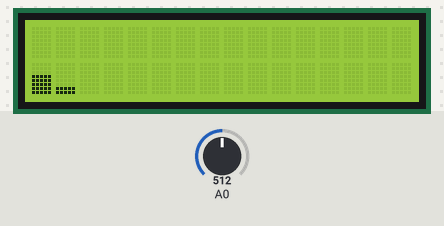
The sketch below on a simulated Arduino Uno, built with avr-gcc and run on an emulated ATmega328P. On the bench: 16×2 character LCD. The inputs (shaded band) are chosen by the test bench; at power-on: A0 = 512. What the sketch prints to the serial monitor is not drawn.

Above: at 1.3 s.
1.4 s: A0 set to 306
At 2.1 s:
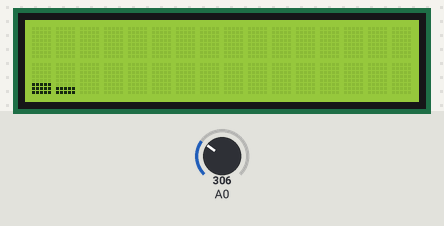
At 3.2 s:
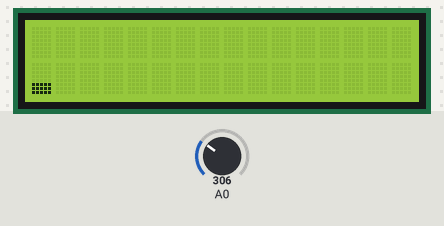
4.4 s: A0 set to 247
6.9 s: A0 set to 229
9.9 s: A0 set to 716
At 11.9 s:
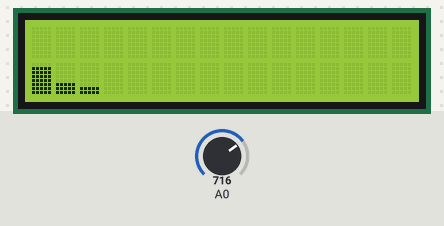
12.9 s: A0 set to 900
15.9 s: A0 set to 1023
At 18.0 s:
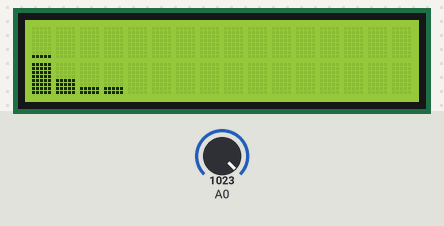
Timing chart, 0 to 19.5 s (numbered marks = the images above; inputs shaded):
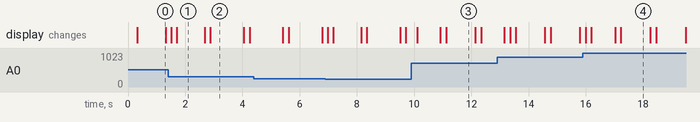

Measured:
- after the input at 1.4 s, the display: first differs from a run without the input after 0.31 s (image 1)
- after the input at 9.9 s, the display: changes after 0.21 s (image 3)
- after the input at 15.9 s, the display: first differs from a run without the input after 0.29 s (image 4)
- what the display in image 0 shows lasts 1.0 s, from 0.3 s to 1.3 s
- what the display in image 2 shows lasts 1.2 s, from 2.9 s to 4.1 s

The sketch:

FFT-ARDUINO.ino
```cpp
#include <arduinoFFT.h>
#include <Wire.h>
#include <LiquidCrystal_I2C.h>

arduinoFFT FFT = arduinoFFT();
LiquidCrystal_I2C lcd(0x27, 16, 2);

#define SAMPLES 128             // Must be a power of 2
#define SAMPLING_FREQUENCY 20000 // Hz, must be 40000 or less due to ADC conversion time. Determines maximum frequency that can be analysed by the FFT Fmax=sampleF/2.
#define amplitude 200            // Depending on your audio source level, you may need to increase this value

//unsigned int sampling_period_us;
unsigned long timer = 0;

byte peak[14] = {0,0,0,0,0,0,0,0,0,0,0,0,0,0};
double vReal[SAMPLES];
double vImag[SAMPLES];
//unsigned long newTime, oldTime;

void setBlocks(uint8_t row, uint8_t value);
void clear_peak();

byte value1[8] = {B00000, B00000, B00000, B00000, B00000, B00000, B00000, B11111,};
byte value2[8] = {B00000, B00000, B00000, B00000, B00000, B00000, B11111, B11111,};
byte value3[8] = {B00000, B00000, B00000, B00000, B00000, B11111, B11111, B11111,};
byte value4[8] = {B00000, B00000, B00000, B00000, B11111, B11111, B11111, B11111,};
byte value5[8] = {B00000, B00000, B00000, B11111, B11111, B11111, B11111, B11111,};
byte value6[8] = {B00000, B00000, B11111, B11111, B11111, B11111, B11111, B11111,};
byte value7[8] = {B00000, B11111, B11111, B11111, B11111, B11111, B11111, B11111,};
byte value8[8] = {B11111, B11111, B11111, B11111, B11111, B11111, B11111, B11111,};

void setup() {
  Serial.begin(115200);
  lcd.init();
  lcd.backlight();

  lcd.createChar(0, value1);
  lcd.createChar(1, value2);
  lcd.createChar(2, value3);
  lcd.createChar(3, value4);
  lcd.createChar(4, value5);
  lcd.createChar(5, value6);
  lcd.createChar(6, value7);
  lcd.createChar(7, value8);

//  sampling_period_us = round(1000000 * (1.0 / SAMPLING_FREQUENCY));
}

void loop() {
  clear_peak();
  if( millis() - timer > 1200){
    lcd.clear();
    timer = millis();
  }

  for (int i = 0; i < SAMPLES; i++) {
//    newTime = micros()-oldTime;
//    oldTime = newTime;
    vReal[i] = analogRead(A0); // A conversion takes about 1uS on an ESP32
    vImag[i] = 0;
//    while (micros() < (newTime + sampling_period_us)) { /* do nothing to wait */ }
  }
  FFT.Windowing(vReal, SAMPLES, FFT_WIN_TYP_HAMMING, FFT_FORWARD);
  FFT.Compute(vReal, vImag, SAMPLES, FFT_FORWARD);
  FFT.ComplexToMagnitude(vReal, vImag, SAMPLES);
  for (int i = 2; i < (SAMPLES/2); i++){
    if (vReal[i] > 6) { // filter
      if (i<=2 )setBlocks(0, (uint16_t)vReal[i], " 80hz ");
      else if (i >2   && i<=3 )setBlocks(1, (uint16_t)vReal[i], " 118hz ");
      else if (i >3   && i<=4 )setBlocks(2, (uint16_t)vReal[i], " 173hz ");
      else if (i >4  && i<=5 )setBlocks(3, (uint16_t)vReal[i], " 254hz ");
      else if (i >5   && i<=8 )setBlocks(4, (uint16_t)vReal[i], " 374hz ");
      else if (i >8   && i<=10 )setBlocks(5, (uint16_t)vReal[i], " 550hz ");
      else if (i >10   && i<=12 )setBlocks(6, (uint16_t)vReal[i], " 808hz ");
      else if (i >12   && i<=20 )setBlocks(7, (uint16_t)vReal[i], " 1188hz ");
      else if (i >20   && i<=28 )setBlocks(8, (uint16_t)vReal[i], " 1747hz ");
      else if (i >28 && i<=40 )setBlocks(9, (uint16_t)vReal[i], " 2568hz ");
      else if (i >40   && i<=46 )setBlocks(10, (uint16_t)vReal[i], " 3776hz ");
      else if (i >46   && i<=50 )setBlocks(11, (uint16_t)vReal[i], " 5551hz ");
      else if (i >50   && i<=53 )setBlocks(12, (uint16_t)vReal[i], " 8162hz ");
      else setBlocks(13, (uint16_t)vReal[i], " 12000hz ");
    }
  }
  Serial.println(" ");
}

void clear_peak(){
  for(uint8_t i = 0; i < 14; i++)peak[i] = 0;
}

void setBlocks(uint8_t row, uint16_t value, const char* text){
    int val = map((value >= 256) ? 256 : value, 0, 256, 0, 14);
    //Serial.print(text);
    if(val > peak[row]){
      peak[row] = val;

      lcd.setCursor(row,0);
      (peak[row] <= 7) ? lcd.print(" ") : lcd.write(peak[row]-8);

      lcd.setCursor(row, 1);
      (peak[row] <= 7) ? lcd.write(peak[row]) : lcd.write(7);
    }

}
```
